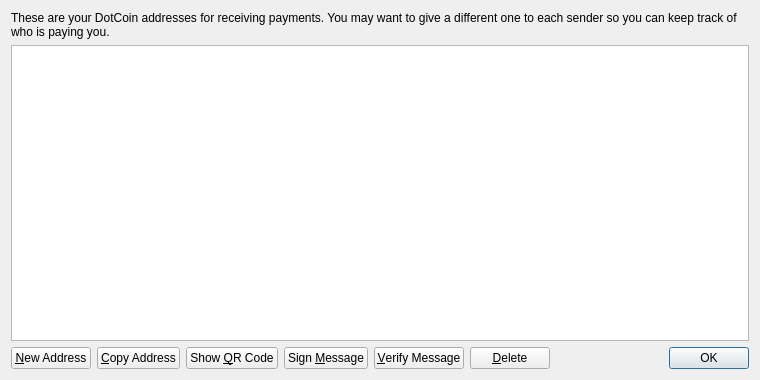
<?xml version="1.0" encoding="UTF-8"?>
<ui version="4.0">
 <class>AddressBookPage</class>
 <widget class="QWidget" name="AddressBookPage">
  <property name="geometry">
   <rect>
    <x>0</x>
    <y>0</y>
    <width>760</width>
    <height>380</height>
   </rect>
  </property>
  <property name="windowTitle">
   <string>Address Book</string>
  </property>
  <layout class="QVBoxLayout" name="verticalLayout">
   <item>
    <widget class="QLabel" name="labelExplanation">
     <property name="text">
      <string>These are your DotCoin addresses for receiving payments. You may want to give a different one to each sender so you can keep track of who is paying you.</string>
     </property>
     <property name="textFormat">
      <enum>Qt::PlainText</enum>
     </property>
     <property name="wordWrap">
      <bool>true</bool>
     </property>
    </widget>
   </item>
   <item>
    <widget class="QTableView" name="tableView">
     <property name="contextMenuPolicy">
      <enum>Qt::CustomContextMenu</enum>
     </property>
     <property name="toolTip">
      <string>Double-click to edit address or label</string>
     </property>
     <property name="tabKeyNavigation">
      <bool>false</bool>
     </property>
     <property name="alternatingRowColors">
      <bool>true</bool>
     </property>
     <property name="selectionMode">
      <enum>QAbstractItemView::SingleSelection</enum>
     </property>
     <property name="selectionBehavior">
      <enum>QAbstractItemView::SelectRows</enum>
     </property>
     <property name="sortingEnabled">
      <bool>true</bool>
     </property>
     <attribute name="verticalHeaderVisible">
      <bool>false</bool>
     </attribute>
    </widget>
   </item>
   <item>
    <layout class="QHBoxLayout" name="horizontalLayout">
     <item>
      <widget class="QPushButton" name="newAddressButton">
       <property name="toolTip">
        <string>Create a new address</string>
       </property>
       <property name="text">
        <string>&amp;New Address</string>
       </property>
       <property name="icon">
        <iconset resource="../dotcoin.qrc">
         <normaloff>:/icons/add</normaloff>:/icons/add</iconset>
       </property>
      </widget>
     </item>
     <item>
      <widget class="QPushButton" name="copyToClipboard">
       <property name="toolTip">
        <string>Copy the currently selected address to the system clipboard</string>
       </property>
       <property name="text">
        <string>&amp;Copy Address</string>
       </property>
       <property name="icon">
        <iconset resource="../dotcoin.qrc">
         <normaloff>:/icons/editcopy</normaloff>:/icons/editcopy</iconset>
       </property>
      </widget>
     </item>
     <item>
      <widget class="QPushButton" name="showQRCode">
       <property name="text">
        <string>Show &amp;QR Code</string>
       </property>
       <property name="icon">
        <iconset resource="../dotcoin.qrc">
         <normaloff>:/icons/qrcode</normaloff>:/icons/qrcode</iconset>
       </property>
      </widget>
     </item>
     <item>
      <widget class="QPushButton" name="signMessage">
       <property name="toolTip">
        <string>Sign a message to prove you own a DotCoin address</string>
       </property>
       <property name="text">
        <string>Sign &amp;Message</string>
       </property>
       <property name="icon">
        <iconset resource="../dotcoin.qrc">
         <normaloff>:/icons/edit</normaloff>:/icons/edit</iconset>
       </property>
      </widget>
     </item>
     <item>
      <widget class="QPushButton" name="verifyMessage">
       <property name="toolTip">
        <string>Verify a message to ensure it was signed with a specified DotCoin address</string>
       </property>
       <property name="text">
        <string>&amp;Verify Message</string>
       </property>
       <property name="icon">
        <iconset resource="../dotcoin.qrc">
         <normaloff>:/icons/transaction_0</normaloff>:/icons/transaction_0</iconset>
       </property>
      </widget>
     </item>
     <item>
      <widget class="QPushButton" name="deleteButton">
       <property name="toolTip">
        <string>Delete the currently selected address from the list</string>
       </property>
       <property name="text">
        <string>&amp;Delete</string>
       </property>
       <property name="icon">
        <iconset resource="../dotcoin.qrc">
         <normaloff>:/icons/remove</normaloff>:/icons/remove</iconset>
       </property>
      </widget>
     </item>
     <item>
      <spacer name="horizontalSpacer">
       <property name="orientation">
        <enum>Qt::Horizontal</enum>
       </property>
       <property name="sizeHint" stdset="0">
        <size>
         <width>40</width>
         <height>20</height>
        </size>
       </property>
      </spacer>
     </item>
     <item>
      <widget class="QDialogButtonBox" name="buttonBox">
       <property name="sizePolicy">
        <sizepolicy hsizetype="Maximum" vsizetype="Fixed">
         <horstretch>0</horstretch>
         <verstretch>0</verstretch>
        </sizepolicy>
       </property>
       <property name="standardButtons">
        <set>QDialogButtonBox::Ok</set>
       </property>
      </widget>
     </item>
    </layout>
   </item>
  </layout>
 </widget>
 <resources>
  <include location="../dotcoin.qrc"/>
 </resources>
 <connections/>
</ui>
